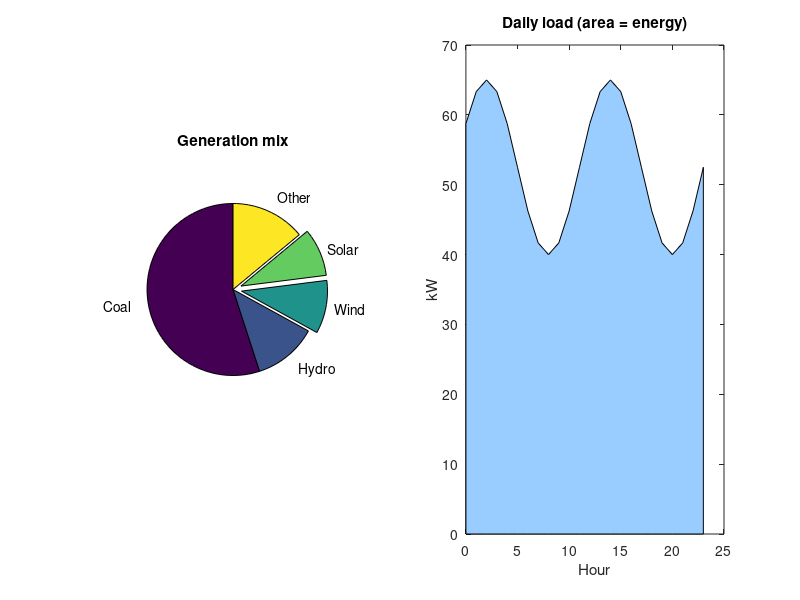

This figure's MATLAB source:
% Day 037 · Plots with Special Graphics: bar, stairs, stem, pie, area — Pie chart and area plot
% Run: open this file in MATLAB and press Run (or type example_3 in the Command Window)

share = [55 12 10 9 14];               % % share of generation
labels = {'Coal', 'Hydro', 'Wind', 'Solar', 'Other'};
subplot(1, 2, 1)
pie(share, [0 0 1 1 0], labels)        % explode the renewables
title('Generation mix')
subplot(1, 2, 2)
t = 0:23;
load_kW = 40 + 25*sin((t - 8)/24*2*pi).^2;
area(t, load_kW, 'FaceColor', [0.6 0.8 1])
xlabel('Hour'); ylabel('kW'); title('Daily load (area = energy)')
fprintf('Energy over the day: %.0f kWh\n', trapz(t, load_kW));
